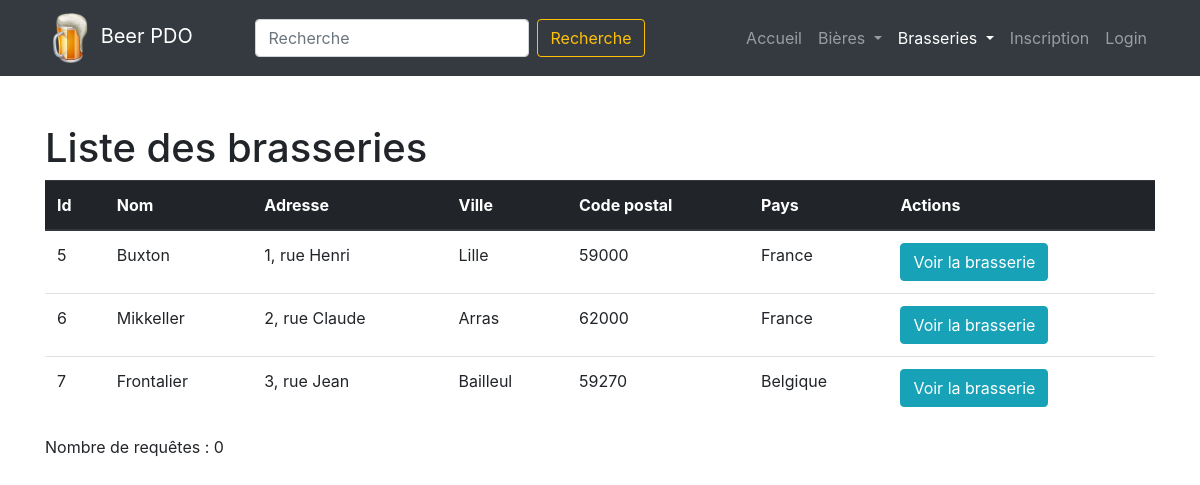
The page /brewery_list.php on the database its author committed.
### tables this page shows
CREATE TABLE `brewery` (
  `id` int(11) NOT NULL,
  `name` varchar(255) DEFAULT NULL,
  `address` varchar(255) DEFAULT NULL,
  `city` varchar(255) DEFAULT NULL,
  `zip` varchar(255) DEFAULT NULL,
  `country` varchar(255) DEFAULT NULL
);

### config/database.php (called while the page is built, shortened)
<?php
try {
    $countSQL = 0;
} catch (Exception $e) {
    echo $e->getMessage();
    echo '<img src="img/confused-travolta.gif" />';
}

### brewery_list.php (the view)
<?php
require('partials/header.php'); ?>
<div class="container pt-5">
    <h1>Liste des brasseries</h1>
    <table class="table table-hover">
        <thead class="thead-dark">
            <tr>
                <th>Id</th>
                <th>Nom</th>
                <th>Adresse</th>
                <th>Ville</th>
                <th>Code postal</th>
                <th>Pays</th>
                <th>Actions</th>
            </tr>
        </thead>
        <?php
            $query = $db->query('SELECT * FROM brewery');
            $breweries = $query->fetchAll();
            foreach ($breweries as $brewery) {
                echo '<tr>';
                    echo '<td>'.$brewery['id'].'</td>';
                    echo '<td>'.$brewery['name'].'</td>';
                    echo '<td>'.$brewery['address'].'</td>';
                    echo '<td>'.$brewery['city'].'</td>';
                    echo '<td>'.$brewery['zip'].'</td>';
                    echo '<td>'.$brewery['country'].'</td>';
                    echo '<td>
                        <a class="btn btn-info" href="brewery_single.php?id='.$brewery['id'].'">Voir la brasserie</a>
                    </td>';
                echo '</tr>';
            }
        ?>
    </table>
</div>
<?php
require('partials/footer.php');

### partials/header.php (shortened to what this page needs)
<?php
require(__DIR__.'/../config/database.php');
?>
<!doctype html>
<html lang="fr">
  <head>
    <link rel="stylesheet" href="https://stackpath.bootstrapcdn.com/bootstrap/4.1.1/css/bootstrap.min.css">
    <link rel="stylesheet" href="css/style.css">
  </head>
  <body>
    <nav class="navbar navbar-expand-lg navbar-dark bg-dark">
        <div class="container">
            <a class="navbar-brand" href="index.php">
                <img class="logo" src="img/logo.png" alt="Beer PDO">
                Beer PDO
            </a>
            <div class="collapse navbar-collapse" id="navbarSupportedContent">
                <form class="form-inline my-2 my-lg-0 mx-auto" method="GET" action="search.php">
                    <input class="form-control mr-sm-2" type="search" name="query" placeholder="Recherche">
                    <button class="btn btn-outline-warning my-2 my-sm-0" type="submit">Recherche</button>
                </form>
                <?php
                $page = basename($_SERVER['REQUEST_URI'], '.php'); ?>
                <ul class="navbar-nav ml-auto">
                    <li class="nav-item <?php echo ($page == 'index') ? 'active' : '' ?>">
                        <a class="nav-link" href="index.php">Accueil</a>
                    </li>
                    <li class="nav-item dropdown <?php echo ($page == 'beer_list' || $page == 'beer_add') ? 'active' : '' ?>">
                        <a class="nav-link dropdown-toggle" href="#" id="navbarDropdown" role="button" data-toggle="dropdown">
                            Bières
                        </a>
                    </li>
                    <li class="nav-item dropdown <?php echo ($page == 'brewery_list' || $page == 'brewery_add') ? 'active' : '' ?>">
                        <a class="nav-link dropdown-toggle" href="#" id="navbarDropdown" role="button" data-toggle="dropdown">
                            Brasseries
                        </a>
                    </li>
                    <li class="nav-item <?php echo ($page == 'register') ? 'active' : '' ?>">
                        <a class="nav-link" href="register.php">Inscription</a>
                    </li>
                    <li class="nav-item <?php echo ($page == 'login') ? 'active' : '' ?>">
                        <a class="nav-link" href="login.php">Login</a>
                    </li>
                </ul>
            </div>
        </div>
    </nav>

### partials/footer.php (shortened to what this page needs)
    <footer>
      <div class="container">
        <p>Nombre de requêtes : <?php echo $countSQL; ?></p>
      </div>
    </footer>
  </body>
</html>

### css/style.css (style rules this page uses)
.logo { width: 50px; }

### rows shown on the page
brewery: id "5", name "Buxton", address "1, rue Henri", city "Lille", zip "59000", country "France"
brewery: id "6", name "Mikkeller", address "2, rue Claude", city "Arras", zip "62000", country "France"
brewery: id "7", name "Frontalier", address "3, rue Jean", city "Bailleul", zip "59270", country "Belgique"

### other values the page prints
$countSQL "0"
